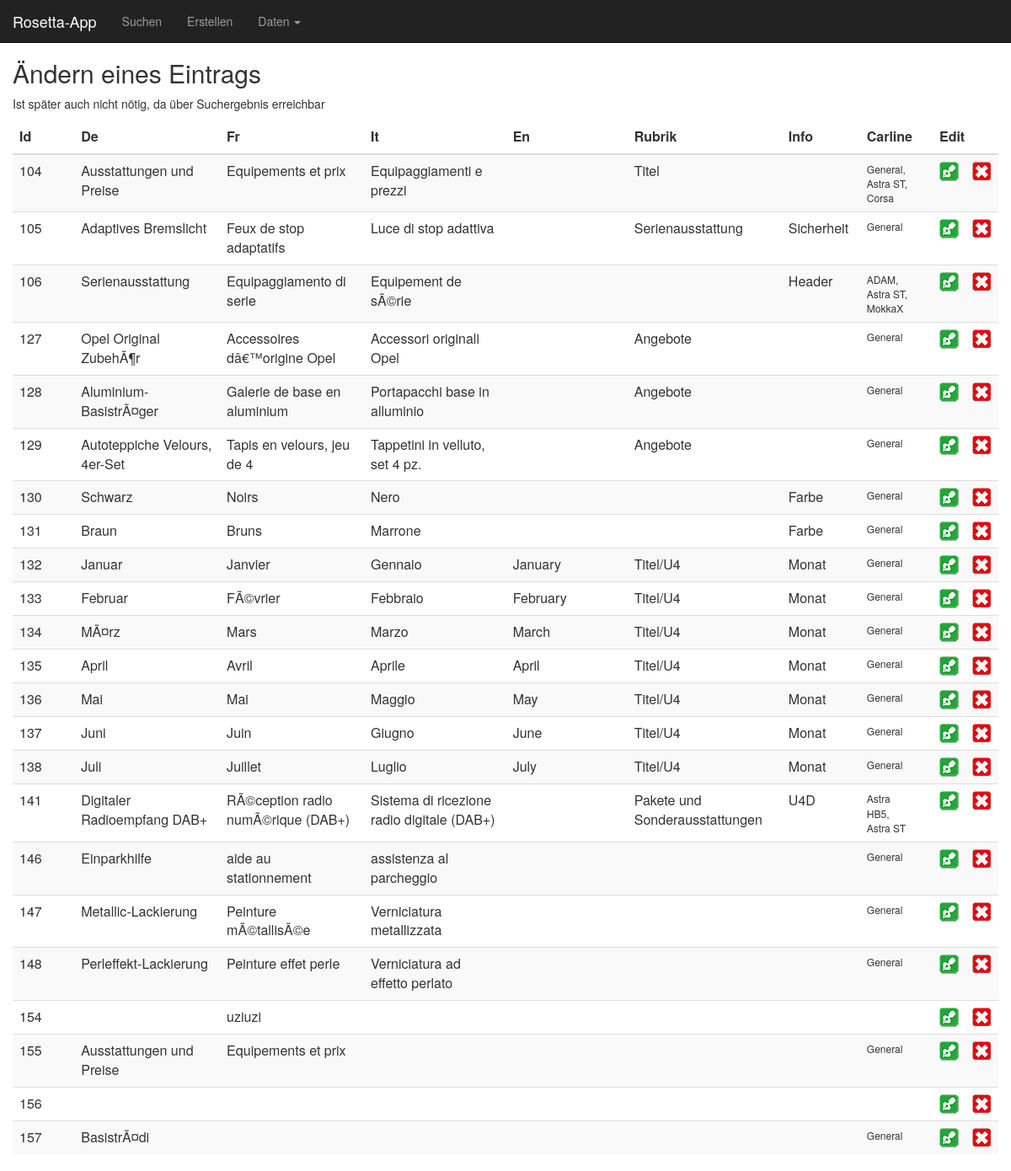
Screenshot of /Sandbox/003_db_aendern_a.php with the database file from the repository.
### tables this page shows
CREATE TABLE `rosetta_data` (
  `token` varchar(100) DEFAULT NULL,
  `id` int(5) NOT NULL,
  `date` timestamp NOT NULL DEFAULT CURRENT_TIMESTAMP ON UPDATE CURRENT_TIMESTAMP,
  `de` varchar(1000) DEFAULT NULL,
  `fr` varchar(1000) DEFAULT NULL,
  `comment_fr` varchar(1000) DEFAULT NULL,
  `it` varchar(1000) DEFAULT NULL,
  `en` varchar(1000) DEFAULT NULL,
  `rubrik` varchar(500) DEFAULT NULL,
  `info` varchar(200) DEFAULT NULL,
  `carline` varchar(500) DEFAULT NULL
);

### Sandbox/include/view_table.php (the view)
<table class="table table-hover table-responsive table-striped">
    <thead>
        <tr>
            <th class="col-sm-1">Id</th>
            <th class="col-sm-2">De</a></th>
            <th class="col-sm-2">Fr</th>
            <th class="col-sm-2">It</th>
            <th class="col-sm-2">En</th>
            <th class="col-sm-2">Rubrik</th>
            <th class="col-sm-2">Info</th>
            <th class="col-sm-2">Carline</th>
            <th class="col-sm-2"></th>
            <th class="col-sm-2" colspan="3">Edit</th>
        </tr>
    </thead>
    <tbody class="results">
<?php
if(empty($searchWord)){$searchWord="";};
while ($dsatz = mysqli_fetch_assoc($res))
{
    echo   "<tr>".
        "<td>" . $dsatz["id"]        . "</td>".
        "<td>" . utf8_encode(preg_replace("/" . $searchWord. "/", "<span class='highlight'>" . $searchWord . "</span>",$dsatz["de"]))       . "</td>".
        "<td>" . utf8_encode(preg_replace("/" . $searchWord. "/", "<span class='highlight'>" . $searchWord . "</span>",$dsatz["fr"]))      . "</td>".
        "<td>" . utf8_encode(preg_replace("/" . $searchWord. "/", "<span class='highlight'>" . $searchWord . "</span>",$dsatz["it"]))       . "</td>".
        "<td>" . utf8_encode(preg_replace("/" . $searchWord. "/", "<span class='highlight'>" . $searchWord . "</span>",$dsatz["en"]))      . "</td>".
        "<td>" . utf8_encode(preg_replace("/" . $searchWord. "/", "<span class='highlight'>" . $searchWord . "</span>",$dsatz["rubrik"]))    . "</td>".
        "<td>" . utf8_encode(preg_replace("/" . $searchWord. "/", "<span class='highlight'>" . $searchWord . "</span>",$dsatz["info"]))      . "</td>".
        "<td class='columnCarline'>" . $dsatz["carline"]   . "</td>".
        "<td>" .  "</td>".
        "<td >
            <input  type=\"image\" name='update' value='" . $dsatz["id"] . "' src=\"img/button_edit.png\" class=\"editButton\"  formaction=\"003_db_aendern_b.php\"></button>
        </td>".
        "<td >
            <input  type=\"image\" name='delete' value='" . $dsatz["id"] . "' src=\"img/button_delete.png\" class=\"editButton\"   formaction=\"003_db_loeschen_b.php\"></button>
        </td>";
    echo    "</tr>";
}
?>
</tbody>
    </table>

### Sandbox/css/layout.css (style rules this page uses)
.columnCarline { font-size: .75em; }

### rows the page displays
rosetta_data: id "104", de "A u s s t a t t u n g e n u n d P r e i s e", fr "E q u i p e m e n t s e t p r i x", it "E q u i p a g g i a m e n t i e p r e z z i", rubrik "T i t e l", carline "General, Astra ST, Corsa"
rosetta_data: id "105", de "A d a p t i v e s B r e m s l i c h t", fr "F e u x d e s t o p a d a p t a t i f s", it "L u c e d i s t o p a d a t t i v a", rubrik "S e r i e n a u s s t a t t u n g", info "S i c h e r h e i t", carline "General"
rosetta_data: id "106", de "S e r i e n a u s s t a t t u n g", fr "E q u i p a g g i a m e n t o d i s e r i e", it "E q u i p e m e n t d e s Ã © r i e", info "H e a d e r", carline "ADAM, Astra ST, MokkaX"
rosetta_data: id "127", de "O p e l O r i g i n a l Z u b e h Ã ¶ r", fr "A c c e s s o i r e s d â € ™ o r i g i n e O p e l", it "A c c e s s o r i o r i g i n a l i O p e l", rubrik "A n g e b o t e", carline "General"
rosetta_data: id "128", de "A l u m i n i u m - B a s i s t r Ã ¤ g e r", fr "G a l e r i e d e b a s e e n a l u m i n i u m", it "P o r t a p a c c h i b a s e i n a l l u m i n i o", rubrik "A n g e b o t e", carline "General"
rosetta_data: id "129", de "A u t o t e p p i c h e V e l o u r s , 4 e r - S e t", fr "T a p i s e n v e l o u r s , j e u d e 4", it "T a p p e t i n i i n v e l l u t o , s e t 4 p z .", rubrik "A n g e b o t e", carline "General"
rosetta_data: id "130", de "S c h w a r z", fr "N o i r s", it "N e r o", info "F a r b e", carline "General"
rosetta_data: id "131", de "B r a u n", fr "B r u n s", it "M a r r o n e", info "F a r b e", carline "General"
rosetta_data: id "132", de "J a n u a r", fr "J a n v i e r", it "G e n n a i o", en "J a n u a r y", rubrik "T i t e l / U 4", info "M o n a t", carline "General"
rosetta_data: id "133", de "F e b r u a r", fr "F Ã © v r i e r", it "F e b b r a i o", en "F e b r u a r y", rubrik "T i t e l / U 4", info "M o n a t", carline "General"
rosetta_data: id "134", de "M Ã ¤ r z", fr "M a r s", it "M a r z o", en "M a r c h", rubrik "T i t e l / U 4", info "M o n a t", carline "General"
rosetta_data: id "135", de "A p r i l", fr "A v r i l", it "A p r i l e", en "A p r i l", rubrik "T i t e l / U 4", info "M o n a t", carline "General"
rosetta_data: id "136", de "M a i", fr "M a i", it "M a g g i o", en "M a y", rubrik "T i t e l / U 4", info "M o n a t", carline "General"
rosetta_data: id "137", de "J u n i", fr "J u i n", it "G i u g n o", en "J u n e", rubrik "T i t e l / U 4", info "M o n a t", carline "General"
rosetta_data: id "138", de "J u l i", fr "J u i l l e t", it "L u g l i o", en "J u l y", rubrik "T i t e l / U 4", info "M o n a t", carline "General"
rosetta_data: id "141", de "D i g i t a l e r R a d i o e m p f a n g D A B +", fr "R Ã © c e p t i o n r a d i o n u m Ã © r i q u e ( D A B + )", it "S i s t e m a d i r i c e z i o n e r a d i o d i g i t a l e ( D A B + )", rubrik "P a k e t e u n d S o n d e r a u s s t a t t u n g e n", info "U 4 D", carline "Astra HB5, Astra ST"
rosetta_data: id "146", de "E i n p a r k h i l f e", fr "a i d e a u s t a t i o n n e m e n t", it "a s s i s t e n z a a l p a r c h e g g i o", carline "General"
rosetta_data: id "147", de "M e t a l l i c - L a c k i e r u n g", fr "P e i n t u r e m Ã © t a l l i s Ã © e", it "V e r n i c i a t u r a m e t a l l i z z a t a", carline "General"
rosetta_data: id "148", de "P e r l e f e k t - L a c k i e r u n g", fr "P e i n t u r e e f e t p e r l e", it "V e r n i c i a t u r a a d e f e t t o p e r l a t o", carline "General"
rosetta_data: id "154", fr "u z i u z i"
rosetta_data: id "155", de "A u s s t a t t u n g e n u n d P r e i s e", fr "E q u i p e m e n t s e t p r i x", carline "General"
rosetta_data: id "156"
rosetta_data: id "157", de "B a s i s t r Ã ¤ d i", carline "General"
